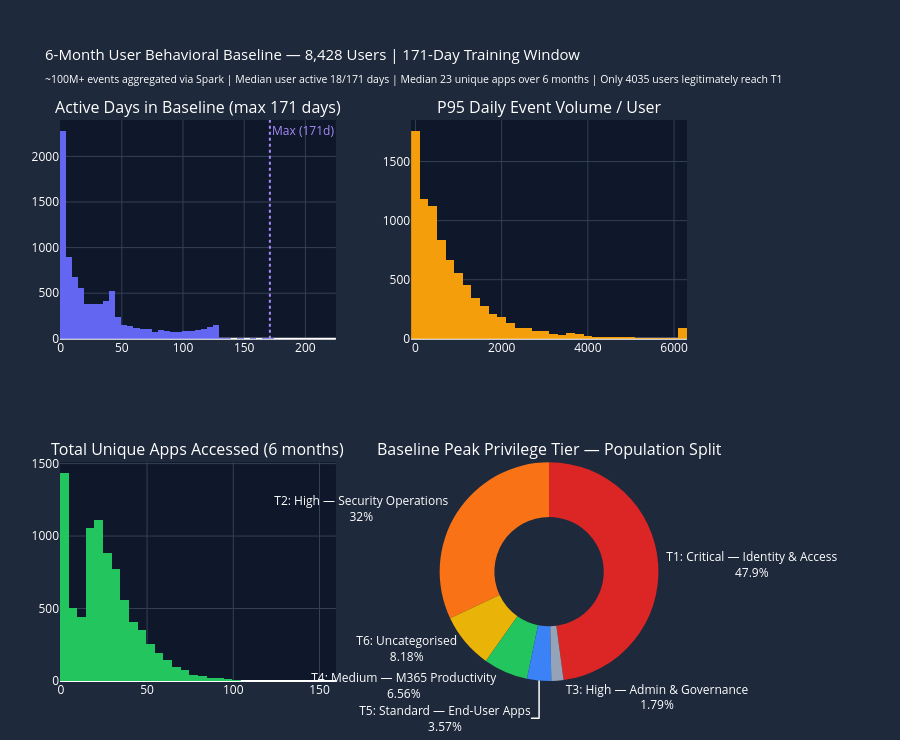

The code cell stored with this chart in its notebook:
### Markdown cell above
---
## Cell 4 — Build 6-Month User Behavioral Baseline (~171 days)

Constructs the **per-user behavioral fingerprint** across the full 6-month baseline window (Sep 5 2025 – Feb 22 2026). This is the cell that *justifies Spark* — ~100M+ rows aggregated across 171 days per user, computing robust multi-dimensional statistics that KQL cannot produce at this scale without timing out.

For each user we compute a full statistical profile:

| Feature | Meaning |
|---|---|
| `BaselineAvgDailyEvents` | Mean daily auth volume — the activity heartbeat |
| `BaselineP95 / P99DailyEvents` | Upper-bound thresholds for volume spike detection |
| `BaselineTotalUniqueApps` | Total distinct apps accessed over 6 months — true scope fingerprint |
| `BaselineAvgDailyApps` | Expected apps per day — daily scope norm |
| `BaselineP95DailyApps` | Upper-bound for daily app-count anomaly detection |
| `BaselineAvgDailyIPs` | Normal IP diversity per day |
| `BaselineAvgFailureRate` | Personal failure rate baseline — deviations signal attacks |
| `BaselineTypicalStart/End` | Working hours pattern — detects off-hours anomalies |
| `BaselinePeakTier` | Highest privilege tier ever reached — expected privilege ceiling |

The 4-panel visualisation shows the **shape of 'normal'** across the org — including a privilege tier donut showing what fraction of users ever legitimately reach T1/T2 critical resources.

### Code cell
# ==============================================================
# Cell 4 | Build 6-Month User Behavioral Baseline (~171 days)
# ==============================================================
# WHY SPARK: A 6-month baseline on 16.7M events/month = ~100M+ rows.
# Per-user daily aggregations, percentile computation, and collect_set()
# across this volume would timeout in KQL. Spark distributes this
# across the cluster in parallel partitions — completing in minutes.
# ==============================================================

baseline_raw = signin_df.filter(
    (col("TimeGenerated") >= lit(BASELINE_START)) &
    (col("TimeGenerated") < lit(BASELINE_END))
)

# === Step 1: Daily per-user aggregations (the heavy Spark lift) ===
print("⚙️  Step 1/4 — Computing daily per-user aggregations across 6-month baseline...")
print(f"    Baseline window: {BASELINE_START.date()} → {BASELINE_END.date()} ({BASELINE_DAYS} days)")

daily_user_stats = (
    baseline_raw
    .withColumn("Day", to_date("TimeGenerated"))
    .withColumn("HourOfDay", hour("TimeGenerated"))
    .withColumn("DayOfWeek", dayofweek("TimeGenerated"))
    .groupBy("UserPrincipalName", "Day")
    .agg(
        count("*").alias("DailyEvents"),
        count(when(col("ResultType") == "0", True)).alias("DailySuccesses"),
        count(when(col("ResultType") != "0", True)).alias("DailyFailures"),
        countDistinct("AppDisplayName").alias("DailyAppCount"),
        countDistinct("IPAddress").alias("DailyIPCount"),
        countDistinct("Location").alias("DailyCountryCount"),
        avg("HourOfDay").alias("AvgHourOfActivity"),
        spark_min("HourOfDay").alias("EarliestHour"),
        spark_max("HourOfDay").alias("LatestHour")
    )
)

daily_user_stats.cache()
daily_row_count = daily_user_stats.count()
print(f"    ✅ Daily aggregation complete — {daily_row_count:,} user-day records")

# === Step 2: Statistical fingerprint per user across all 171 days ===
print("⚙️  Step 2/4 — Computing 6-month statistical fingerprints per user...")

user_baseline = (
    daily_user_stats
    .groupBy("UserPrincipalName")
    .agg(
        count("Day").alias("BaselineActiveDays"),
        avg("DailyEvents").alias("BaselineAvgDailyEvents"),
        stddev("DailyEvents").alias("BaselineStdDailyEvents"),
        percentile_approx("DailyEvents", 0.50).alias("BaselineMedianDailyEvents"),
        percentile_approx("DailyEvents", 0.95).alias("BaselineP95DailyEvents"),
        percentile_approx("DailyEvents", 0.99).alias("BaselineP99DailyEvents"),
        spark_max("DailyEvents").alias("BaselineMaxDailyEvents"),
        avg("DailyAppCount").alias("BaselineAvgDailyApps"),
        stddev("DailyAppCount").alias("BaselineStdDailyApps"),
        percentile_approx("DailyAppCount", 0.95).alias("BaselineP95DailyApps"),
        spark_max("DailyAppCount").alias("BaselineMaxDailyApps"),
        avg("DailyIPCount").alias("BaselineAvgDailyIPs"),
        stddev("DailyIPCount").alias("BaselineStdDailyIPs"),
        percentile_approx("DailyIPCount", 0.95).alias("BaselineP95DailyIPs"),
        spark_max("DailyIPCount").alias("BaselineMaxDailyIPs"),
        avg("DailyCountryCount").alias("BaselineAvgDailyCountries"),
        spark_max("DailyCountryCount").alias("BaselineMaxDailyCountries"),
        avg(col("DailyFailures") / col("DailyEvents")).alias("BaselineAvgFailureRate"),
        stddev(col("DailyFailures") / col("DailyEvents")).alias("BaselineStdFailureRate"),
        percentile_approx(
            (col("DailyFailures") / col("DailyEvents")).cast("double"), 0.95
        ).alias("BaselineP95FailureRate"),
        avg("AvgHourOfActivity").alias("BaselineAvgHour"),
        avg("EarliestHour").alias("BaselineTypicalStart"),
        avg("LatestHour").alias("BaselineTypicalEnd"),
        spark_min("Day").alias("BaselineFirstSeen"),
        spark_max("Day").alias("BaselineLastSeen")
    )
    .cache()
)

baseline_user_count = user_baseline.count()
print(f"    ✅ Fingerprints computed for {baseline_user_count:,} users")

# === Step 3: Collect exact app set per user across full 6-month baseline ===
print("⚙️  Step 3/4 — Collecting per-user app sets across 6-month baseline...")

baseline_apps_per_user = (
    baseline_raw
    .filter(col("ResultType") == "0")
    .groupBy("UserPrincipalName")
    .agg(
        collect_set("AppDisplayName").alias("BaselineAppSet"),
        countDistinct("AppDisplayName").alias("BaselineTotalUniqueApps")
    )
    .cache()
)
baseline_apps_per_user.count()
print(f"    ✅ App sets collected")

# === Step 4: Highest privilege tier reached across the full baseline ===
print("⚙️  Step 4/4 — Computing peak privilege tier per user...")

baseline_tier = (
    baseline_raw
    .filter(col("ResultType") == "0")
    .join(tier_map_df, "AppDisplayName", "left")
    .filter(col("PrivilegeTier").isNotNull())
    .groupBy("UserPrincipalName")
    .agg(spark_min("PrivilegeTier").alias("BaselinePeakTier"))
)

# === Combine all baseline dimensions ===
user_baseline_full = (
    user_baseline
    .join(baseline_apps_per_user, "UserPrincipalName", "left")
    .join(baseline_tier, "UserPrincipalName", "left")
    .fillna({
        "BaselineStdDailyEvents": 0.0,
        "BaselineStdDailyApps": 0.0,
        "BaselineStdDailyIPs": 0.0,
        "BaselineStdFailureRate": 0.0,
        "BaselineTotalUniqueApps": 0,
        "BaselinePeakTier": "T6: Uncategorised"
    })
)
user_baseline_full.cache()
user_baseline_full.count()

print(f"\n✅ 6-month baseline complete — {baseline_user_count:,} users profiled across {BASELINE_DAYS} days.")

# === Collect for visualisation & display ===
baseline_pd = user_baseline_full.select(
    "UserPrincipalName", "BaselineActiveDays", "BaselineAvgDailyEvents",
    "BaselineP95DailyEvents", "BaselineTotalUniqueApps", "BaselineAvgDailyApps",
    "BaselineP95DailyApps", "BaselineAvgDailyIPs", "BaselineAvgFailureRate", "BaselinePeakTier"
).toPandas()

# === Table 1: Metric summary (Median / P95 / Max) ===
metrics = [
    ("Active days in baseline",       "BaselineActiveDays",     "{:.0f}"),
    ("Avg daily events / user",        "BaselineAvgDailyEvents", "{:.0f}"),
    ("P95 daily events / user",        "BaselineP95DailyEvents", "{:.0f}"),
    ("Total unique apps (6 months)",   "BaselineTotalUniqueApps","{:.0f}"),
    ("Avg daily unique apps / user",   "BaselineAvgDailyApps",   "{:.1f}"),
    ("P95 daily unique apps / user",   "BaselineP95DailyApps",   "{:.1f}"),
    ("Avg daily unique IPs / user",    "BaselineAvgDailyIPs",    "{:.1f}"),
    ("Avg failure rate / user",        "BaselineAvgFailureRate", "{:.2%}"),
]
metric_rows = []
for label, col_name, fmt in metrics:
    s = baseline_pd[col_name].dropna()
    metric_rows.append({
        "Metric": label,
        "Median": fmt.format(s.median()),
        "P95":    fmt.format(s.quantile(0.95)),
        "Max":    fmt.format(s.max()),
    })
display_table(
    pd.DataFrame(metric_rows)
    .style
    .set_caption(f"📈 6-Month Baseline Statistics — {baseline_user_count:,} Users | {BASELINE_DAYS}-Day Training Window")
    .set_table_styles(TABLE_STYLES)
    .hide(axis="index")
)

# === Table 2: Peak privilege tier population split ===
peak_tier_dist = baseline_pd["BaselinePeakTier"].value_counts().reset_index()
peak_tier_dist.columns = ["Peak Privilege Tier", "Users"]
peak_tier_dist["% of Population"] = (peak_tier_dist["Users"] / len(baseline_pd) * 100).round(1).astype(str) + "%"
peak_tier_dist["Users"] = peak_tier_dist["Users"].apply(lambda x: f"{x:,}")
display_table(
    peak_tier_dist
    .style
    .set_caption(f"🏆 Peak Privilege Tier Distribution — {BASELINE_DAYS}-Day Baseline")
    .set_table_styles(TABLE_STYLES)
    .hide(axis="index")
)

# === Visualisation: 4-panel baseline profile ===
fig = make_subplots(
    rows=2, cols=2,
    specs=[
        [{"type": "xy"},     {"type": "xy"}],
        [{"type": "xy"},     {"type": "domain"}],   # "domain" required for go.Pie
    ],
    subplot_titles=[
        f"Active Days in Baseline (max {BASELINE_DAYS} days)",
        "P95 Daily Event Volume / User",
        "Total Unique Apps Accessed (6 months)",
        "Baseline Peak Privilege Tier — Population Split"
    ],
    vertical_spacing=0.22,
    horizontal_spacing=0.12
)

# Panel 1: Active days histogram
fig.add_trace(
    go.Histogram(
        x=baseline_pd["BaselineActiveDays"], nbinsx=60,
        marker_color="#6366f1", name="Active Days",
        hovertemplate="Active Days: %{x}<br>Users: %{y:,}<extra></extra>"
    ), row=1, col=1
)
fig.add_vline(
    x=BASELINE_DAYS, line_dash="dot", line_color="#a78bfa",
    annotation_text=f"Max ({BASELINE_DAYS}d)", annotation_font_color="#a78bfa",
    row=1, col=1
)

# Panel 2: P95 daily volume histogram
fig.add_trace(
    go.Histogram(
        x=baseline_pd["BaselineP95DailyEvents"].clip(
            upper=baseline_pd["BaselineP95DailyEvents"].quantile(0.99)
        ),
        nbinsx=60, marker_color="#f59e0b", name="P95 Daily Events",
        hovertemplate="P95 Events/day: %{x:,}<br>Users: %{y:,}<extra></extra>"
    ), row=1, col=2
)

# Panel 3: Total unique apps histogram
fig.add_trace(
    go.Histogram(
        x=baseline_pd["BaselineTotalUniqueApps"], nbinsx=50,
        marker_color="#22c55e", name="Total Unique Apps",
        hovertemplate="Total Apps (6mo): %{x}<br>Users: %{y:,}<extra></extra>"
    ), row=2, col=1
)

# Panel 4: Privilege tier donut
tier_counts = baseline_pd["BaselinePeakTier"].value_counts().reset_index()
tier_counts.columns = ["Tier", "Count"]
tier_colors_donut = ["#dc2626", "#f97316", "#eab308", "#22c55e", "#3b82f6", "#94a3b8"]
fig.add_trace(
    go.Pie(
        labels=tier_counts["Tier"],
        values=tier_counts["Count"],
        hole=0.5,
        marker_colors=tier_colors_donut,
        textinfo="label+percent",
        textfont=dict(color="white"),
        hovertemplate="%{label}<br>Users: %{value:,}<br>%{percent}<extra></extra>"
    ), row=2, col=2
)

fig.update_layout(
    title_text=(
        f"6-Month User Behavioral Baseline — {baseline_user_count:,} Users | {BASELINE_DAYS}-Day Training Window"
        f"<br><sub>~100M+ events aggregated via Spark | "
        f"Median user active {baseline_pd['BaselineActiveDays'].median():.0f}/{BASELINE_DAYS} days | "
        f"Median {baseline_pd['BaselineTotalUniqueApps'].median():.0f} unique apps over 6 months | "
        f"Only {(baseline_pd['BaselinePeakTier'] == 'T1: Critical — Identity & Access').sum()} users legitimately reach T1</sub>"
    ),
    paper_bgcolor="#1e293b",
    plot_bgcolor="#0f172a",
    font_color="white",
    title_font_size=15,
    height=740,
    showlegend=False,
    margin=dict(t=120, b=50, l=60, r=60)
)
fig.update_xaxes(gridcolor="#334155", color="white")
fig.update_yaxes(gridcolor="#334155", color="white")
fig.show()

### Figure 1 — Plotly figure (JSON) as saved in the notebook; plotly's stock layout.template omitted (floating-point values rounded to 4 significant figures; data arrays with more than 128 entries replaced by an {"elided": "..."} marker saying what was removed)
{"data": [{"hovertemplate": "Active Days: %{x}<br>Users: %{y:,}<extra></extra>", "marker": {"color": "#6366f1"}, "name": "Active Days", "nbinsx": 60, "type": "histogram", "x": {"elided": "8428 int values"}, "xaxis": "x", "yaxis": "y"}, {"hovertemplate": "P95 Events/day: %{x:,}<br>Users: %{y:,}<extra></extra>", "marker": {"color": "#f59e0b"}, "name": "P95 Daily Events", "nbinsx": 60, "type": "histogram", "x": {"elided": "8428 float values"}, "xaxis": "x2", "yaxis": "y2"}, {"hovertemplate": "Total Apps (6mo): %{x}<br>Users: %{y:,}<extra></extra>", "marker": {"color": "#22c55e"}, "name": "Total Unique Apps", "nbinsx": 50, "type": "histogram", "x": {"elided": "8428 int values"}, "xaxis": "x3", "yaxis": "y3"}, {"domain": {"x": [0.56, 1], "y": [0, 0.39]}, "hole": 0.5, "hovertemplate": "%{label}<br>Users: %{value:,}<br>%{percent}<extra></extra>", "labels": ["T1: Critical — Identity & Access", "T2: High — Security Operations", "T6: Uncategorised", "T4: Medium — M365 Productivity", "T5: Standard — End-User Apps", "T3: High — Admin & Governance"], "marker": {"colors": ["#dc2626", "#f97316", "#eab308", "#22c55e", "#3b82f6", "#94a3b8"]}, "textfont": {"color": "white"}, "textinfo": "label+percent", "type": "pie", "values": [4035, 2699, 689, 553, 301, 151]}], "layout": {"annotations": [{"font": {"size": 16}, "showarrow": false, "text": "Active Days in Baseline (max 171 days)", "x": 0.22, "xanchor": "center", "xref": "paper", "y": 1, "yanchor": "bottom", "yref": "paper"}, {"font": {"size": 16}, "showarrow": false, "text": "P95 Daily Event Volume / User", "x": 0.78, "xanchor": "center", "xref": "paper", "y": 1, "yanchor": "bottom", "yref": "paper"}, {"font": {"size": 16}, "showarrow": false, "text": "Total Unique Apps Accessed (6 months)", "x": 0.22, "xanchor": "center", "xref": "paper", "y": 0.39, "yanchor": "bottom", "yref": "paper"}, {"font": {"size": 16}, "showarrow": false, "text": "Baseline Peak Privilege Tier — Population Split", "x": 0.78, "xanchor": "center", "xref": "paper", "y": 0.39, "yanchor": "bottom", "yref": "paper"}, {"font": {"color": "#a78bfa"}, "showarrow": false, "text": "Max (171d)", "x": 171, "xanchor": "left", "xref": "x", "y": 1, "yanchor": "top", "yref": "y domain"}], "font": {"color": "white"}, "height": 740, "margin": {"b": 50, "l": 60, "r": 60, "t": 120}, "paper_bgcolor": "#1e293b", "plot_bgcolor": "#0f172a", "shapes": [{"line": {"color": "#a78bfa", "dash": "dot"}, "type": "line", "x0": 171, "x1": 171, "xref": "x", "y0": 0, "y1": 1, "yref": "y domain"}], "showlegend": false, "title": {"font": {"size": 15}, "text": "6-Month User Behavioral Baseline — 8,428 Users | 171-Day Training Window<br><sub>~100M+ events aggregated via Spark | Median user active 18/171 days | Median 23 unique apps over 6 months | Only 4035 users legitimately reach T1</sub>"}, "xaxis": {"anchor": "y", "color": "white", "domain": [0, 0.44], "gridcolor": "#334155"}, "xaxis2": {"anchor": "y2", "color": "white", "domain": [0.56, 1], "gridcolor": "#334155"}, "xaxis3": {"anchor": "y3", "color": "white", "domain": [0, 0.44], "gridcolor": "#334155"}, "yaxis": {"anchor": "x", "color": "white", "domain": [0.61, 1], "gridcolor": "#334155"}, "yaxis2": {"anchor": "x2", "color": "white", "domain": [0.61, 1], "gridcolor": "#334155"}, "yaxis3": {"anchor": "x3", "color": "white", "domain": [0, 0.39], "gridcolor": "#334155"}}}
